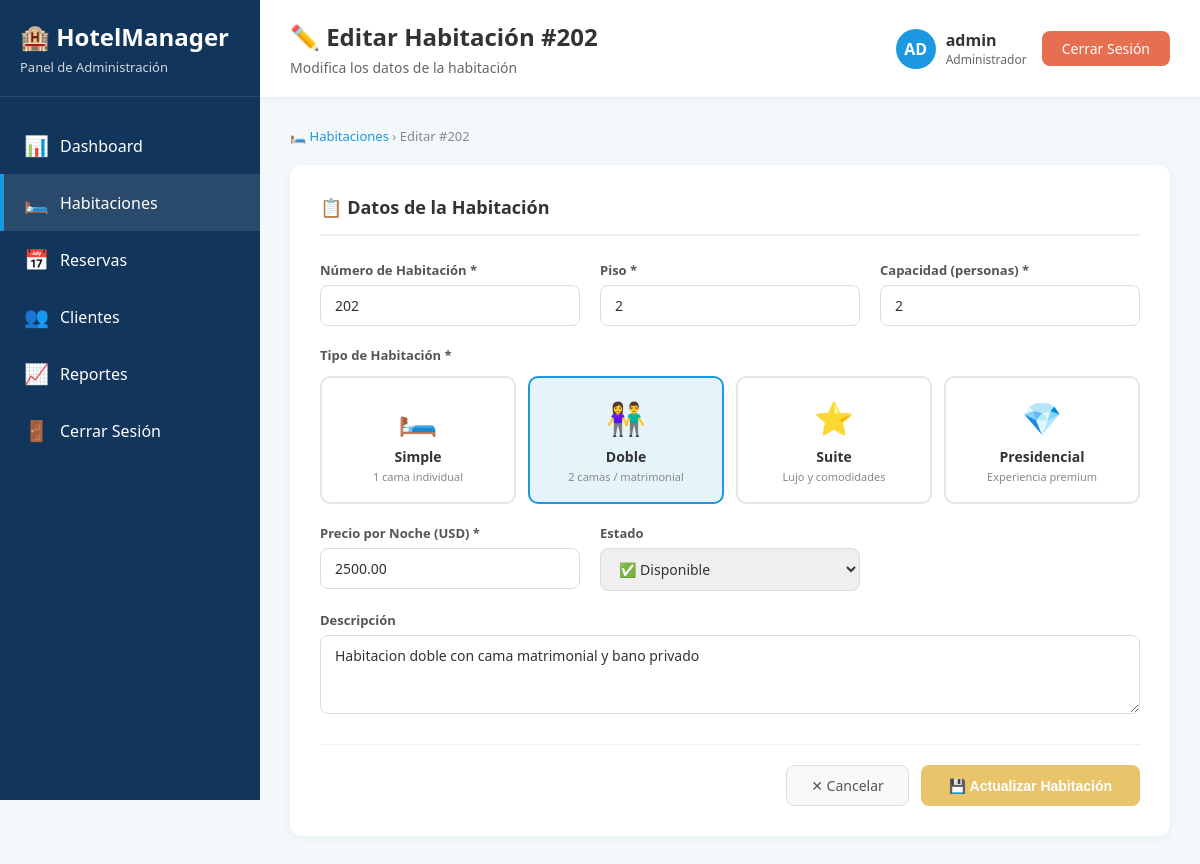
Page /controllers/HabitacionController.php?accion=editar&id=4 (signed in) on the committed database.
### tables this page shows
CREATE TABLE IF NOT EXISTS HABITACION (
    habitacion_id INT AUTO_INCREMENT PRIMARY KEY,
    numero VARCHAR(10) NOT NULL UNIQUE,
    tipo ENUM('simple', 'doble', 'suite', 'presidencial') NOT NULL,
    precio_noche DECIMAL(10,2) NOT NULL,
    capacidad INT NOT NULL,
    estado ENUM('disponible', 'ocupada', 'mantenimiento', 'fuera_servicio') DEFAULT 'disponible',
    piso INT NOT NULL,
    descripcion TEXT NULL,
    amenidades TEXT NULL,
    imagen_url VARCHAR(255) NULL,
    fecha_ultima_limpieza DATETIME NULL,
    INDEX idx_estado (estado),
    INDEX idx_tipo (tipo),
    INDEX idx_numero (numero)
);

### models/Habitacion.php (called while the page is built, shortened)
<?php
class Habitacion {
    private $conn;
    private $table = 'HABITACION';
    public $habitacion_id;
    public function __construct($db) {
        $this->conn = $db;
    }
    public function leerPorId() {
        $query = "SELECT * FROM " . $this->table . " WHERE habitacion_id = :id LIMIT 1";
        $stmt  = $this->conn->prepare($query);
        $stmt->bindParam(':id', $this->habitacion_id);
        $stmt->execute();
        $row = $stmt->fetch(PDO::FETCH_ASSOC);
        if ($row) {
            $this->numero       = $row['numero'];
            $this->tipo         = $row['tipo'];
            $this->precio_noche = $row['precio_noche'];
            $this->capacidad    = $row['capacidad'];
            $this->estado       = $row['estado'];
            $this->piso         = $row['piso'];
            $this->descripcion  = $row['descripcion'];
            return true;
        }
        return false;
    }
}
?>

### views/habitaciones/editar.php (the view, shortened to what this page needs)
<?php
$username = $_SESSION['username'];
?>
<!DOCTYPE html>
<html lang="es">
<head>
</head>
<body>
<div class="sidebar">
    <div class="logo-section">
        <div class="logo">🏨 HotelManager</div>
        <div class="role">Panel de Administración</div>
    </div>
    <a href="../views/admin/dashboard.php" class="menu-item">
        <span class="menu-icon">📊</span><span>Dashboard</span>
    </a>
    <a href="../../controllers/HabitacionController.php" class="menu-item active">
        <span class="menu-icon">🛏️</span><span>Habitaciones</span>
    </a>
    <a href="../../controllers/ReservaController.php" class="menu-item"><span class="menu-icon">📅</span><span>Reservas</span></a>
    <a href="../../controllers/ClienteController.php" class="menu-item"><span class="menu-icon">👥</span><span>Clientes</span></a>
    <a href="../../controllers/ReservaController.php?accion=reportes" class="menu-item"><span class="menu-icon">📈</span><span>Reportes</span></a>
    <a href="../../controllers/UsuarioController.php?action=logout" class="menu-item">
        <span class="menu-icon">🚪</span><span>Cerrar Sesión</span>
    </a>
</div>
<div class="main-content">
    <div class="header">
        <div class="header-title">
            <h1>✏️ Editar Habitación #<?= htmlspecialchars($datos['numero']) ?></h1>
            <div class="header-subtitle">Modifica los datos de la habitación</div>
        </div>
        <div class="user-section">
            <div class="user-info">
                <div class="user-avatar"><?= strtoupper(substr($username, 0, 2)) ?></div>
                <div>
                    <div style="font-weight:600;color:#333;"><?= htmlspecialchars($username) ?></div>
                    <div style="font-size:12px;color:#666;"><?= ucfirst($_SESSION['rol']) ?></div>
                </div>
            </div>
            <a href="../../controllers/UsuarioController.php?action=logout" class="btn-logout">Cerrar Sesión</a>
        </div>
    </div>
    <div class="content-area">
        <div class="breadcrumb">
            <a href="../../controllers/HabitacionController.php">🛏️ Habitaciones</a>
            &rsaquo; Editar #<?= htmlspecialchars($datos['numero']) ?>
        </div>
        <div class="form-card">
            <h2>📋 Datos de la Habitación</h2>
            <form method="POST"
                  action="../../controllers/HabitacionController.php?accion=editar&id=<?= $datos['habitacion_id'] ?>"
                  id="formEditar">
                <div class="form-grid">
                    <div class="form-group">
                        <label>Número de Habitación *</label>
                        <input type="text" name="numero" required
                               value="<?= htmlspecialchars($datos['numero']) ?>">
                    </div>
                    <div class="form-group">
                        <label>Piso *</label>
                        <input type="number" name="piso" required min="1" max="50"
                               value="<?= htmlspecialchars($datos['piso']) ?>">
                    </div>
                    <div class="form-group">
                        <label>Capacidad (personas) *</label>
                        <input type="number" name="capacidad" required min="1" max="20"
                               value="<?= htmlspecialchars($datos['capacidad']) ?>">
                    </div>
                    <div class="tipo-section">
                        <label>Tipo de Habitación *</label>
                        <div class="tipo-grid">
                            <?php
                            $tipos = [
                                'simple'       => ['icon'=>'🛏️', 'desc'=>'1 cama individual'],
                                'doble'        => ['icon'=>'👫',  'desc'=>'2 camas / matrimonial'],
                                'suite'        => ['icon'=>'⭐',  'desc'=>'Lujo y comodidades'],
                                'presidencial' => ['icon'=>'💎',  'desc'=>'Experiencia premium'],
                            ];
                            $tipoSel = $datos['tipo'];
                            foreach ($tipos as $val => $info): ?>
                            <div class="tipo-card <?= $tipoSel === $val ? 'selected' : '' ?>"
                                 onclick="seleccionarTipo('<?= $val ?>', this)">
                                <div class="icon"><?= $info['icon'] ?></div>
                                <div class="name"><?= ucfirst($val) ?></div>
                                <div class="desc"><?= $info['desc'] ?></div>
                            </div>
                            <?php endforeach; ?>
                        </div>
                    </div>
                    <div class="form-group">
                        <label>Precio por Noche (USD) *</label>
                        <input type="number" name="precio_noche" required step="0.01" min="0.01"
                               value="<?= htmlspecialchars($datos['precio_noche']) ?>">
                    </div>
                    <div class="form-group">
                        <label>Estado</label>
                        <select name="estado">
                            <?php
                            $opciones = ['disponible'=>'✅ Disponible','ocupada'=>'🔴 Ocupada','mantenimiento'=>'🔧 En mantenimiento'];
                            foreach ($opciones as $val => $label): ?>
                            <option value="<?= $val ?>" <?= $datos['estado'] === $val ? 'selected' : '' ?>>
                                <?= $label ?>
                            </option>
                            <?php endforeach; ?>
                        </select>
                    </div>
                    <div class="form-group full">
                        <label>Descripción</label>
                        <textarea name="descripcion" rows="3"><?= htmlspecialchars($datos['descripcion']) ?></textarea>
                    </div>
                </div>
                <div class="form-footer">
                    <a href="../../controllers/HabitacionController.php" class="btn-cancel">✕ Cancelar</a>
                    <button type="submit" class="btn-update" id="btnActualizar">💾 Actualizar Habitación</button>
                </div>
            </form>
        </div>
    </div>
</div>
</body>
</html>

### views/habitaciones/editar.php (style rules this page uses)
* { margin: 0; padding: 0; box-sizing: border-box; }
body { font-family: 'Segoe UI', Tahoma, Geneva, Verdana, sans-serif; background: #f3f8fb; }
.sidebar { width: 260px; background: #12355b; color: white; min-height: 100vh; padding: 20px 0; position: fixed; left: 0; top: 0; }
.logo-section { padding: 0 20px 20px; border-bottom: 1px solid rgba(255,255,255,0.1); margin-bottom: 20px; }
.logo { font-size: 24px; font-weight: bold; margin-bottom: 5px; }
.role { font-size: 13px; opacity: 0.8; }
.menu-item { padding: 15px 20px; cursor: pointer; transition: all 0.3s; display: flex; align-items: center; gap: 12px; border-left: 4px solid transparent; text-decoration: none; color: white; }
.menu-item:hover, .menu-item.active { background: rgba(255,255,255,0.1); border-left-color: #1b98e0; }
.menu-icon { font-size: 20px; width: 24px; }
.main-content { margin-left: 260px; }
.header { background: white; padding: 20px 30px; box-shadow: 0 2px 5px rgba(0,0,0,0.05); display: flex; justify-content: space-between; align-items: center; }
.header-title h1 { color: #333; font-size: 24px; margin-bottom: 5px; }
.header-subtitle { color: #666; font-size: 14px; }
.user-section { display: flex; align-items: center; gap: 15px; }
.user-info { display: flex; align-items: center; gap: 10px; }
.user-avatar { width: 40px; height: 40px; background: #1b98e0; border-radius: 50%; display: flex; align-items: center; justify-content: center; color: white; font-weight: bold; }
.btn-logout { padding: 8px 20px; background: #e76f51; color: white; border: none; border-radius: 8px; font-size: 14px; text-decoration: none; }
.content-area { padding: 30px; }
.breadcrumb { margin-bottom: 20px; font-size: 13px; color: #888; }
.breadcrumb a { color: #1b98e0; text-decoration: none; }
.form-card { background: white; border-radius: 12px; box-shadow: 0 2px 10px rgba(0,0,0,0.05); padding: 30px; }
.form-card h2 { color: #333; font-size: 18px; margin-bottom: 25px; padding-bottom: 15px; border-bottom: 2px solid #f0f0f0; }
.form-grid { display: grid; grid-template-columns: 1fr 1fr 1fr; gap: 20px; }
.form-group { display: flex; flex-direction: column; gap: 6px; }
.form-group.full { grid-column: 1 / -1; }
.form-group label { font-size: 13px; font-weight: 600; color: #555; }
.form-group input, .form-group select, .form-group textarea { padding: 10px 14px; border: 1px solid #ddd; border-radius: 8px; font-size: 14px; color: #333; font-family: inherit; }
.tipo-section { grid-column: 1 / -1; }
.tipo-section > label { font-size: 13px; font-weight: 600; color: #555; display: block; margin-bottom: 12px; }
.tipo-grid { display: grid; grid-template-columns: repeat(4, 1fr); gap: 12px; }
.tipo-card { border: 2px solid #e1e8ed; border-radius: 10px; padding: 18px 10px; text-align: center; cursor: pointer; transition: all 0.2s; }
.tipo-card.selected { border-color: #1b98e0; background: #e5f3fb; }
.tipo-card .icon { font-size: 32px; margin-bottom: 8px; }
.tipo-card .name { font-weight: 600; font-size: 14px; color: #333; }
.tipo-card .desc { font-size: 11px; color: #888; margin-top: 3px; }
.form-footer { display: flex; justify-content: flex-end; gap: 12px; margin-top: 30px; padding-top: 20px; border-top: 1px solid #f0f0f0; }
.btn-cancel { padding: 10px 24px; background: #f8f9fa; color: #555; border: 1px solid #ddd; border-radius: 8px; text-decoration: none; font-size: 14px; }
.btn-update { padding: 10px 28px; background: #e9c46a; color: white; border: none; border-radius: 8px; cursor: pointer; font-size: 14px; font-weight: 600; }

### rows in the picture
habitacion: numero "202", piso "2", capacidad "2", precio_noche "2500.00", estado "✅ Disponible", descripcion "Habitacion doble con cama matrimonial y bano privado"

### other values in the picture
substr($username, 0, 2) "AD"
$username "admin"
$_SESSION['rol'] "Administrador"
$info['icon'] "🛏️"
$val "Simple"
$info['desc'] "1 cama individual"
$info['icon'] "👫"
$val "Doble"
$info['desc'] "2 camas / matrimonial"
$info['icon'] "⭐"
$val "Suite"
$info['desc'] "Lujo y comodidades"
$info['icon'] "💎"
$val "Presidencial"
$info['desc'] "Experiencia premium"
